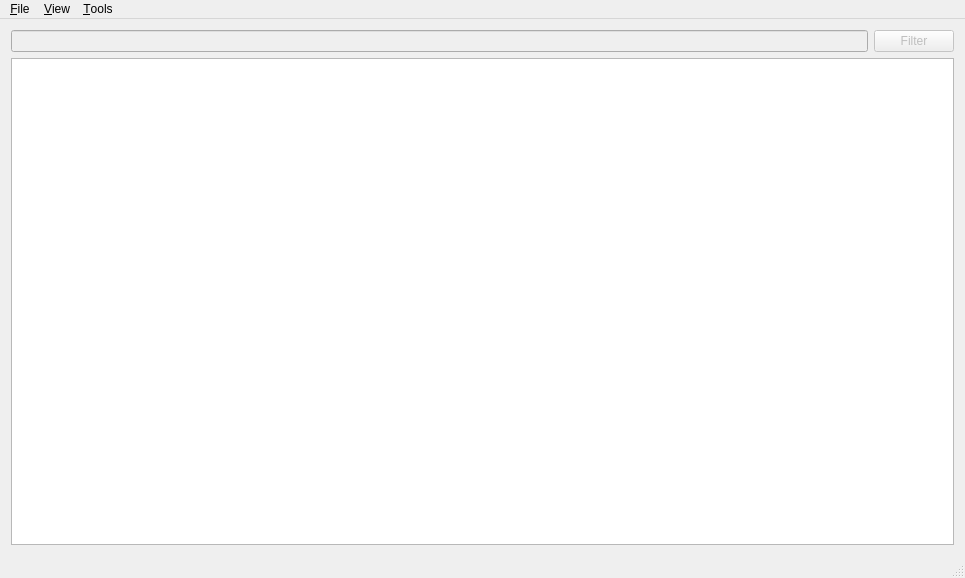
<?xml version="1.0" encoding="UTF-8"?>
<ui version="4.0">
 <class>MainWindow</class>
 <widget class="QMainWindow" name="MainWindow">
  <property name="geometry">
   <rect>
    <x>0</x>
    <y>0</y>
    <width>965</width>
    <height>578</height>
   </rect>
  </property>
  <property name="windowTitle">
   <string>MainWindow</string>
  </property>
  <widget class="QWidget" name="centralWidget">
   <layout class="QVBoxLayout" name="verticalLayout">
    <item>
     <layout class="QHBoxLayout" name="horizontalLayout">
      <item>
       <widget class="QLineEdit" name="lineEdit">
        <property name="enabled">
         <bool>false</bool>
        </property>
        <property name="text">
         <string/>
        </property>
       </widget>
      </item>
      <item>
       <widget class="QPushButton" name="pushButton">
        <property name="enabled">
         <bool>false</bool>
        </property>
        <property name="text">
         <string>Filter</string>
        </property>
       </widget>
      </item>
     </layout>
    </item>
    <item>
     <widget class="QTableView" name="tableView">
      <property name="contextMenuPolicy">
       <enum>Qt::CustomContextMenu</enum>
      </property>
      <property name="editTriggers">
       <set>QAbstractItemView::NoEditTriggers</set>
      </property>
      <property name="showGrid">
       <bool>false</bool>
      </property>
     </widget>
    </item>
   </layout>
  </widget>
  <widget class="QMenuBar" name="menuBar">
   <property name="geometry">
    <rect>
     <x>0</x>
     <y>0</y>
     <width>965</width>
     <height>20</height>
    </rect>
   </property>
   <widget class="QMenu" name="menu_File">
    <property name="title">
     <string>&amp;File</string>
    </property>
    <addaction name="actionNew"/>
    <addaction name="actionOpen"/>
    <addaction name="actionClose"/>
    <addaction name="separator"/>
    <addaction name="actionQuit"/>
   </widget>
   <widget class="QMenu" name="menuView">
    <property name="title">
     <string>&amp;View</string>
    </property>
    <addaction name="actionTimestamp"/>
    <addaction name="actionHost"/>
    <addaction name="actionProcess"/>
    <addaction name="actionFilename"/>
    <addaction name="actionThread"/>
    <addaction name="actionType"/>
    <addaction name="actionMessage"/>
   </widget>
   <widget class="QMenu" name="menuTools">
    <property name="title">
     <string>&amp;Tools</string>
    </property>
    <addaction name="actionGraph"/>
   </widget>
   <addaction name="menu_File"/>
   <addaction name="menuView"/>
   <addaction name="menuTools"/>
  </widget>
  <widget class="QStatusBar" name="statusBar"/>
  <action name="actionNew">
   <property name="text">
    <string>&amp;New project</string>
   </property>
  </action>
  <action name="actionOpen">
   <property name="text">
    <string>&amp;Open</string>
   </property>
  </action>
  <action name="actionQuit">
   <property name="text">
    <string>Quit</string>
   </property>
  </action>
  <action name="actionClose">
   <property name="text">
    <string>Close Database</string>
   </property>
   <property name="visible">
    <bool>false</bool>
   </property>
  </action>
  <action name="actionTimestamp">
   <property name="checkable">
    <bool>true</bool>
   </property>
   <property name="checked">
    <bool>true</bool>
   </property>
   <property name="text">
    <string>Timestamp</string>
   </property>
  </action>
  <action name="actionHost">
   <property name="checkable">
    <bool>true</bool>
   </property>
   <property name="checked">
    <bool>true</bool>
   </property>
   <property name="text">
    <string>Host</string>
   </property>
  </action>
  <action name="actionProcess">
   <property name="checkable">
    <bool>true</bool>
   </property>
   <property name="checked">
    <bool>true</bool>
   </property>
   <property name="text">
    <string>Process</string>
   </property>
  </action>
  <action name="actionFilename">
   <property name="checkable">
    <bool>true</bool>
   </property>
   <property name="checked">
    <bool>false</bool>
   </property>
   <property name="text">
    <string>Filename</string>
   </property>
  </action>
  <action name="actionThread">
   <property name="checkable">
    <bool>true</bool>
   </property>
   <property name="checked">
    <bool>true</bool>
   </property>
   <property name="text">
    <string>Thread</string>
   </property>
  </action>
  <action name="actionType">
   <property name="checkable">
    <bool>true</bool>
   </property>
   <property name="checked">
    <bool>true</bool>
   </property>
   <property name="text">
    <string>Type</string>
   </property>
  </action>
  <action name="actionMessage">
   <property name="checkable">
    <bool>true</bool>
   </property>
   <property name="checked">
    <bool>true</bool>
   </property>
   <property name="text">
    <string>Message</string>
   </property>
  </action>
  <action name="actionGraph">
   <property name="enabled">
    <bool>false</bool>
   </property>
   <property name="text">
    <string>&amp;Graph</string>
   </property>
  </action>
  <action name="actionRawData">
   <property name="text">
    <string>Raw data</string>
   </property>
  </action>
 </widget>
 <layoutdefault spacing="6" margin="11"/>
 <resources/>
 <connections/>
</ui>
